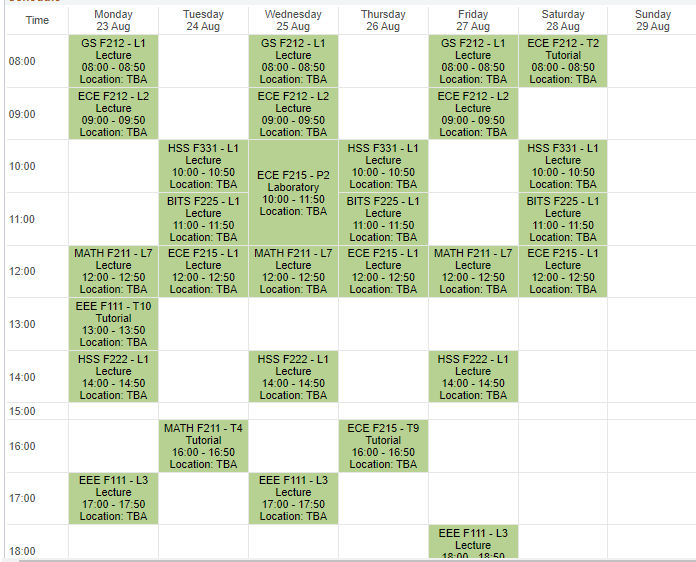
#> input picture uploads/images/2-1_TT.PNG, 696 x 562 px
$ python test.py   (older library calls are emulated)
#> lines starting #> are read from the running program, lines starting #| are printed output that depends on the picture
import PIL
from PIL import Image
from tkinter.filedialog import *

file_path = askopenfilename()
#> the answer given: uploads/images/2-1_TT.PNG
# print(file_path)
image = PIL.Image.open(file_path)
#> image is the input picture: PIL image 696x562 RGBA; mean R, G, B, A 220.6, 229, 209.5, 255
base_width = 360

width_percent = (base_width / float(image.size[0]))
#> width_percent = 0.517
hsize = int((float(image.size[1]) * float(width_percent)))
#> hsize = 290

image = image.resize((base_width, hsize), PIL.Image.ANTIALIAS)
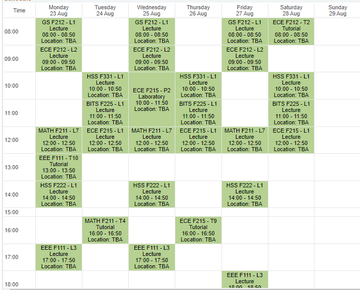
#> image: PIL image 360x290 RGBA; mean R, G, B, A 220.4, 228.9, 209.3, 255

save_path = asksaveasfilename()

image.save(save_path+"_compressed.PNG", quality = 25)
